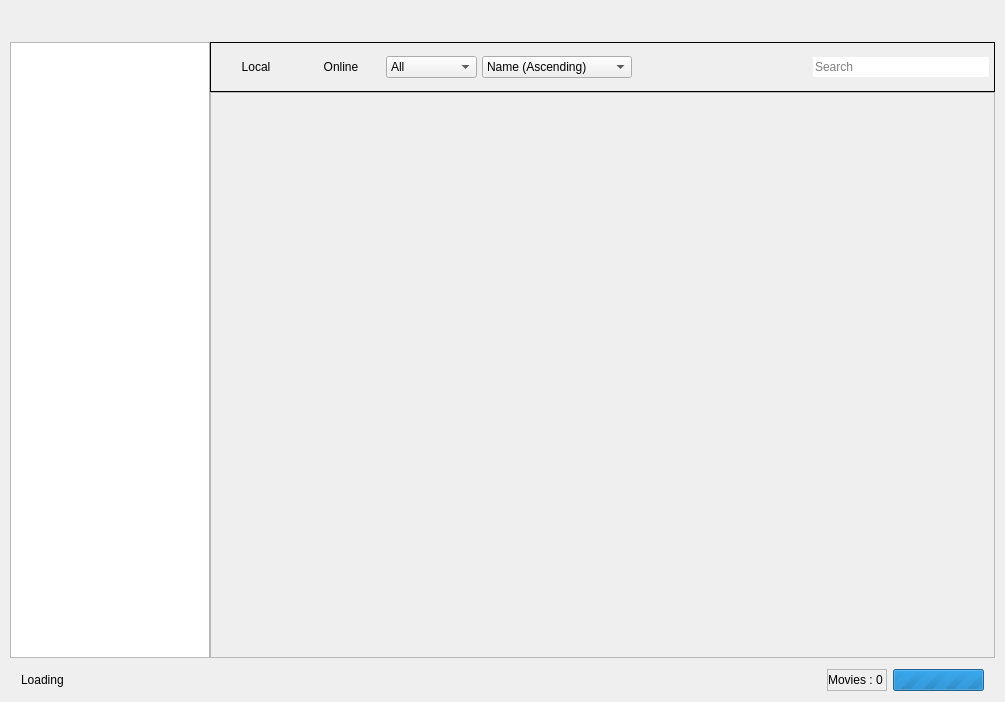
<?xml version="1.0" encoding="UTF-8"?>
<ui version="4.0">
 <class>HomeTheatreClass</class>
 <widget class="QMainWindow" name="HomeTheatreClass">
  <property name="geometry">
   <rect>
    <x>0</x>
    <y>0</y>
    <width>1005</width>
    <height>702</height>
   </rect>
  </property>
  <property name="windowTitle">
   <string>HomeTheatre</string>
  </property>
  <widget class="QWidget" name="centralWidget">
   <layout class="QVBoxLayout" name="v1_2">
    <property name="spacing">
     <number>0</number>
    </property>
    <property name="leftMargin">
     <number>10</number>
    </property>
    <property name="topMargin">
     <number>10</number>
    </property>
    <property name="rightMargin">
     <number>10</number>
    </property>
    <property name="bottomMargin">
     <number>0</number>
    </property>
    <item>
     <layout class="QHBoxLayout" name="h">
      <property name="spacing">
       <number>0</number>
      </property>
      <property name="leftMargin">
       <number>5</number>
      </property>
      <property name="topMargin">
       <number>0</number>
      </property>
      <property name="rightMargin">
       <number>5</number>
      </property>
      <property name="bottomMargin">
       <number>10</number>
      </property>
      <item>
       <spacer name="horizontalSpacer">
        <property name="orientation">
         <enum>Qt::Horizontal</enum>
        </property>
        <property name="sizeHint" stdset="0">
         <size>
          <width>40</width>
          <height>20</height>
         </size>
        </property>
       </spacer>
      </item>
      <item>
       <widget class="QPushButton" name="btnPreferences">
        <property name="text">
         <string/>
        </property>
        <property name="icon">
         <iconset resource="../../HomeTheatre.qrc">
          <normaloff>:/icons/Resources/icon-settings.png</normaloff>:/icons/Resources/icon-settings.png</iconset>
        </property>
        <property name="iconSize">
         <size>
          <width>20</width>
          <height>20</height>
         </size>
        </property>
        <property name="flat">
         <bool>true</bool>
        </property>
       </widget>
      </item>
      <item>
       <widget class="QPushButton" name="btnMinimize">
        <property name="text">
         <string/>
        </property>
        <property name="icon">
         <iconset resource="../../HomeTheatre.qrc">
          <normaloff>:/icons/Resources/icon-minimize.png</normaloff>:/icons/Resources/icon-minimize.png</iconset>
        </property>
        <property name="iconSize">
         <size>
          <width>20</width>
          <height>20</height>
         </size>
        </property>
        <property name="flat">
         <bool>true</bool>
        </property>
       </widget>
      </item>
      <item>
       <widget class="QPushButton" name="btnMaxRestore">
        <property name="text">
         <string/>
        </property>
        <property name="icon">
         <iconset resource="../../HomeTheatre.qrc">
          <normaloff>:/icons/Resources/icon-maximize.png</normaloff>:/icons/Resources/icon-maximize.png</iconset>
        </property>
        <property name="iconSize">
         <size>
          <width>20</width>
          <height>20</height>
         </size>
        </property>
        <property name="flat">
         <bool>true</bool>
        </property>
       </widget>
      </item>
      <item>
       <widget class="QPushButton" name="btnClose">
        <property name="text">
         <string/>
        </property>
        <property name="icon">
         <iconset resource="../../HomeTheatre.qrc">
          <normaloff>:/icons/Resources/icon-close.png</normaloff>:/icons/Resources/icon-close.png</iconset>
        </property>
        <property name="iconSize">
         <size>
          <width>20</width>
          <height>20</height>
         </size>
        </property>
        <property name="flat">
         <bool>true</bool>
        </property>
       </widget>
      </item>
     </layout>
    </item>
    <item>
     <layout class="QHBoxLayout" name="h1">
      <property name="spacing">
       <number>0</number>
      </property>
      <item>
       <layout class="QHBoxLayout" name="h2">
        <property name="spacing">
         <number>0</number>
        </property>
        <property name="sizeConstraint">
         <enum>QLayout::SetFixedSize</enum>
        </property>
        <item>
         <widget class="QListWidget" name="filtersList">
          <property name="sizePolicy">
           <sizepolicy hsizetype="Fixed" vsizetype="Expanding">
            <horstretch>0</horstretch>
            <verstretch>0</verstretch>
           </sizepolicy>
          </property>
          <property name="maximumSize">
           <size>
            <width>200</width>
            <height>16777215</height>
           </size>
          </property>
          <property name="autoFillBackground">
           <bool>false</bool>
          </property>
         </widget>
        </item>
        <item>
         <layout class="QVBoxLayout" name="v1" stretch="0,0">
          <property name="spacing">
           <number>0</number>
          </property>
          <item>
           <widget class="QFrame" name="searchFrame">
            <property name="sizePolicy">
             <sizepolicy hsizetype="Expanding" vsizetype="Fixed">
              <horstretch>0</horstretch>
              <verstretch>0</verstretch>
             </sizepolicy>
            </property>
            <property name="minimumSize">
             <size>
              <width>0</width>
              <height>50</height>
             </size>
            </property>
            <property name="maximumSize">
             <size>
              <width>16777215</width>
              <height>100</height>
             </size>
            </property>
            <property name="styleSheet">
             <string notr="true"/>
            </property>
            <property name="frameShape">
             <enum>QFrame::Panel</enum>
            </property>
            <property name="frameShadow">
             <enum>QFrame::Plain</enum>
            </property>
            <layout class="QHBoxLayout" name="horizontalLayout">
             <property name="spacing">
              <number>5</number>
             </property>
             <property name="leftMargin">
              <number>5</number>
             </property>
             <property name="topMargin">
              <number>5</number>
             </property>
             <property name="rightMargin">
              <number>5</number>
             </property>
             <property name="bottomMargin">
              <number>5</number>
             </property>
             <item>
              <widget class="QPushButton" name="pushButton">
               <property name="minimumSize">
                <size>
                 <width>0</width>
                 <height>20</height>
                </size>
               </property>
               <property name="text">
                <string>Local</string>
               </property>
               <property name="checkable">
                <bool>true</bool>
               </property>
               <property name="flat">
                <bool>true</bool>
               </property>
              </widget>
             </item>
             <item>
              <widget class="QPushButton" name="pushButton_2">
               <property name="minimumSize">
                <size>
                 <width>0</width>
                 <height>20</height>
                </size>
               </property>
               <property name="text">
                <string>Online</string>
               </property>
               <property name="checkable">
                <bool>true</bool>
               </property>
               <property name="flat">
                <bool>true</bool>
               </property>
              </widget>
             </item>
             <item>
              <widget class="QComboBox" name="comboBox">
               <property name="minimumSize">
                <size>
                 <width>0</width>
                 <height>20</height>
                </size>
               </property>
               <item>
                <property name="text">
                 <string>All</string>
                </property>
               </item>
               <item>
                <property name="text">
                 <string>Watched</string>
                </property>
               </item>
               <item>
                <property name="text">
                 <string>Unwatched</string>
                </property>
               </item>
              </widget>
             </item>
             <item>
              <widget class="QComboBox" name="comboBox_2">
               <property name="minimumSize">
                <size>
                 <width>150</width>
                 <height>0</height>
                </size>
               </property>
               <item>
                <property name="text">
                 <string>Name (Ascending)</string>
                </property>
               </item>
               <item>
                <property name="text">
                 <string>Name (Descending)</string>
                </property>
               </item>
               <item>
                <property name="text">
                 <string>Year (Olderst First)</string>
                </property>
               </item>
               <item>
                <property name="text">
                 <string>Year (Latest First)</string>
                </property>
               </item>
               <item>
                <property name="text">
                 <string>Watched First</string>
                </property>
               </item>
               <item>
                <property name="text">
                 <string>Unwatched First</string>
                </property>
               </item>
              </widget>
             </item>
             <item>
              <spacer name="horizontalSpacer_2">
               <property name="orientation">
                <enum>Qt::Horizontal</enum>
               </property>
               <property name="sizeHint" stdset="0">
                <size>
                 <width>40</width>
                 <height>20</height>
                </size>
               </property>
              </spacer>
             </item>
             <item>
              <widget class="QLineEdit" name="lineEdit">
               <property name="frame">
                <bool>false</bool>
               </property>
               <property name="placeholderText">
                <string>Search</string>
               </property>
               <property name="clearButtonEnabled">
                <bool>true</bool>
               </property>
              </widget>
             </item>
            </layout>
           </widget>
          </item>
          <item>
           <widget class="QScrollArea" name="s1">
            <property name="frameShape">
             <enum>QFrame::NoFrame</enum>
            </property>
            <property name="frameShadow">
             <enum>QFrame::Plain</enum>
            </property>
            <property name="widgetResizable">
             <bool>true</bool>
            </property>
            <widget class="QWidget" name="s2">
             <property name="geometry">
              <rect>
               <x>0</x>
               <y>0</y>
               <width>779</width>
               <height>558</height>
              </rect>
             </property>
             <layout class="QVBoxLayout" name="horizontalLayout_5">
              <property name="spacing">
               <number>0</number>
              </property>
              <property name="leftMargin">
               <number>0</number>
              </property>
              <property name="topMargin">
               <number>0</number>
              </property>
              <property name="rightMargin">
               <number>0</number>
              </property>
              <property name="bottomMargin">
               <number>0</number>
              </property>
              <item>
               <widget class="QFrame" name="frm_Items">
                <property name="frameShape">
                 <enum>QFrame::StyledPanel</enum>
                </property>
                <property name="frameShadow">
                 <enum>QFrame::Plain</enum>
                </property>
               </widget>
              </item>
             </layout>
            </widget>
           </widget>
          </item>
         </layout>
        </item>
       </layout>
      </item>
     </layout>
    </item>
    <item>
     <widget class="QFrame" name="horizontalFrame">
      <property name="minimumSize">
       <size>
        <width>0</width>
        <height>20</height>
       </size>
      </property>
      <layout class="QHBoxLayout" name="horizontalLayout_3" stretch="0,1,0,0">
       <item>
        <widget class="QLabel" name="lbl_Loading">
         <property name="text">
          <string>Loading</string>
         </property>
        </widget>
       </item>
       <item>
        <spacer name="horizontalSpacer_3">
         <property name="orientation">
          <enum>Qt::Horizontal</enum>
         </property>
         <property name="sizeHint" stdset="0">
          <size>
           <width>40</width>
           <height>20</height>
          </size>
         </property>
        </spacer>
       </item>
       <item>
        <widget class="QFrame" name="frmMoviesCount">
         <property name="minimumSize">
          <size>
           <width>0</width>
           <height>0</height>
          </size>
         </property>
         <property name="frameShape">
          <enum>QFrame::StyledPanel</enum>
         </property>
         <property name="frameShadow">
          <enum>QFrame::Raised</enum>
         </property>
         <layout class="QHBoxLayout" name="horizontalLayout_4">
          <property name="spacing">
           <number>0</number>
          </property>
          <property name="leftMargin">
           <number>0</number>
          </property>
          <property name="topMargin">
           <number>0</number>
          </property>
          <property name="rightMargin">
           <number>0</number>
          </property>
          <property name="bottomMargin">
           <number>0</number>
          </property>
          <item>
           <widget class="QLabel" name="label">
            <property name="font">
             <font>
              <family>Segoe UI</family>
              <pointsize>9</pointsize>
             </font>
            </property>
            <property name="text">
             <string>Movies : </string>
            </property>
            <property name="alignment">
             <set>Qt::AlignRight|Qt::AlignTrailing|Qt::AlignVCenter</set>
            </property>
           </widget>
          </item>
          <item>
           <widget class="QLabel" name="lblMoviesCount">
            <property name="minimumSize">
             <size>
              <width>10</width>
              <height>0</height>
             </size>
            </property>
            <property name="font">
             <font>
              <family>Segoe UI</family>
              <pointsize>9</pointsize>
             </font>
            </property>
            <property name="text">
             <string>0</string>
            </property>
           </widget>
          </item>
         </layout>
        </widget>
       </item>
       <item>
        <widget class="QProgressBar" name="progressBar">
         <property name="maximumSize">
          <size>
           <width>100</width>
           <height>16777215</height>
          </size>
         </property>
         <property name="maximum">
          <number>0</number>
         </property>
         <property name="value">
          <number>0</number>
         </property>
         <property name="textVisible">
          <bool>false</bool>
         </property>
         <property name="invertedAppearance">
          <bool>false</bool>
         </property>
         <property name="textDirection">
          <enum>QProgressBar::TopToBottom</enum>
         </property>
        </widget>
       </item>
      </layout>
     </widget>
    </item>
   </layout>
  </widget>
 </widget>
 <layoutdefault spacing="6" margin="11"/>
 <resources>
  <include location="../../HomeTheatre.qrc"/>
 </resources>
 <connections/>
</ui>
